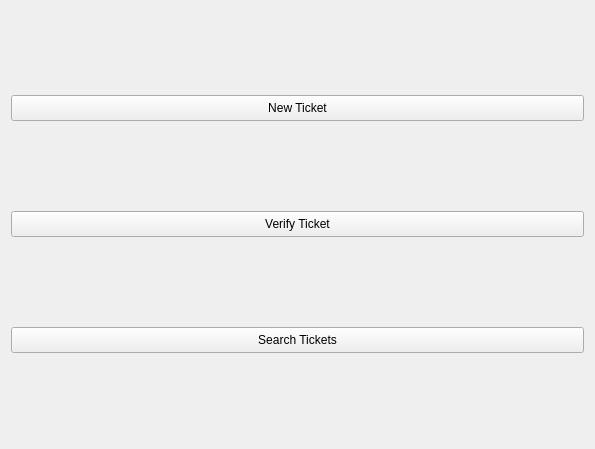
<?xml version="1.0" encoding="UTF-8"?>
<ui version="4.0">
 <class>Form</class>
 <widget class="QWidget" name="Form">
  <property name="geometry">
   <rect>
    <x>0</x>
    <y>0</y>
    <width>595</width>
    <height>449</height>
   </rect>
  </property>
  <property name="windowTitle">
   <string>Form</string>
  </property>
  <property name="statusTip">
   <string>Select action.</string>
  </property>
  <layout class="QVBoxLayout" name="verticalLayout">
   <item>
    <widget class="QPushButton" name="newTicketButton">
     <property name="minimumSize">
      <size>
       <width>80</width>
       <height>26</height>
      </size>
     </property>
     <property name="text">
      <string>New Ticket</string>
     </property>
    </widget>
   </item>
   <item>
    <widget class="QPushButton" name="verifyTicketButton">
     <property name="minimumSize">
      <size>
       <width>80</width>
       <height>26</height>
      </size>
     </property>
     <property name="text">
      <string>Verify Ticket</string>
     </property>
    </widget>
   </item>
   <item>
    <widget class="QPushButton" name="searchTicketsButton">
     <property name="minimumSize">
      <size>
       <width>101</width>
       <height>26</height>
      </size>
     </property>
     <property name="text">
      <string>Search Tickets</string>
     </property>
    </widget>
   </item>
  </layout>
 </widget>
 <resources/>
 <connections/>
</ui>
